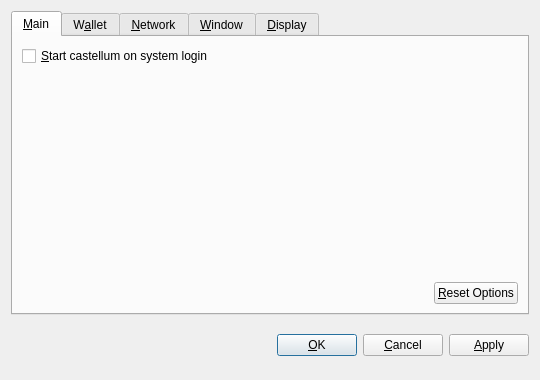
<?xml version="1.0" encoding="UTF-8"?>
<ui version="4.0">
 <class>OptionsDialog</class>
 <widget class="QDialog" name="OptionsDialog">
  <property name="geometry">
   <rect>
    <x>0</x>
    <y>0</y>
    <width>540</width>
    <height>380</height>
   </rect>
  </property>
  <property name="windowTitle">
   <string>Options</string>
  </property>
  <property name="modal">
   <bool>true</bool>
  </property>
  <layout class="QVBoxLayout" name="verticalLayout">
   <item>
    <widget class="QTabWidget" name="tabWidget">
     <property name="tabPosition">
      <enum>QTabWidget::North</enum>
     </property>
     <property name="currentIndex">
      <number>0</number>
     </property>
     <widget class="QWidget" name="tabMain">
      <attribute name="title">
       <string>&amp;Main</string>
      </attribute>
      <layout class="QVBoxLayout" name="verticalLayout_Main">
       <item>
        <widget class="QCheckBox" name="bitcoinAtStartup">
         <property name="toolTip">
          <string>Automatically start castellum after logging in to the system.</string>
         </property>
         <property name="text">
          <string>&amp;Start castellum on system login</string>
         </property>
        </widget>
       </item>
       <item>
        <spacer name="verticalSpacer_Main">
         <property name="orientation">
          <enum>Qt::Vertical</enum>
         </property>
         <property name="sizeHint" stdset="0">
          <size>
           <width>20</width>
           <height>40</height>
          </size>
         </property>
        </spacer>
       </item>
       <item>
        <layout class="QHBoxLayout" name="horizontalLayout_2_Main">
         <item>
          <spacer name="horizontalSpacer_2_Main">
           <property name="orientation">
            <enum>Qt::Horizontal</enum>
           </property>
           <property name="sizeHint" stdset="0">
            <size>
             <width>40</width>
             <height>20</height>
            </size>
           </property>
          </spacer>
         </item>
         <item>
          <widget class="QPushButton" name="resetButton">
           <property name="toolTip">
            <string>Reset all client options to default.</string>
           </property>
           <property name="text">
            <string>&amp;Reset Options</string>
           </property>
           <property name="autoDefault">
            <bool>false</bool>
           </property>
          </widget>
         </item>
        </layout>
       </item>
      </layout>
     </widget>
     <widget class="QWidget" name="tabWallet">
      <attribute name="title">
       <string>W&amp;allet</string>
      </attribute>
      <layout class="QVBoxLayout" name="verticalLayout_Network">
       <item>
        <widget class="QLabel" name="transactionFeeInfoLabel">
         <property name="text">
          <string>Optional transaction fee per kB that helps make sure your transactions are processed quickly. Most transactions are 1 kB.</string>
         </property>
         <property name="textFormat">
          <enum>Qt::PlainText</enum>
         </property>
         <property name="wordWrap">
          <bool>true</bool>
         </property>
        </widget>
       </item>
       <item>
        <layout class="QHBoxLayout" name="horizontalLayout_1_Main">
         <item>
          <widget class="QLabel" name="transactionFeeLabel">
           <property name="text">
            <string>Pay transaction &amp;fee</string>
           </property>
           <property name="textFormat">
            <enum>Qt::PlainText</enum>
           </property>
           <property name="buddy">
            <cstring>transactionFee</cstring>
           </property>
          </widget>
         </item>
         <item>
          <widget class="BitcoinAmountField" name="transactionFee"/>
         </item>
         <item>
          <spacer name="horizontalSpacer_1_Main">
           <property name="orientation">
            <enum>Qt::Horizontal</enum>
           </property>
           <property name="sizeHint" stdset="0">
            <size>
             <width>40</width>
             <height>20</height>
            </size>
           </property>
          </spacer>
         </item>
        </layout>
       </item>
       <item>
        <widget class="QLabel" name="label">
         <property name="text">
          <string>If you disable the spending of unconfirmed change, the change from a transaction cannot be used until that transaction has at least one confirmation. This also affects how your balance is computed.</string>
         </property>
         <property name="wordWrap">
          <bool>true</bool>
         </property>
        </widget>
       </item>
       <item>
        <widget class="QCheckBox" name="spendZeroConfChange">
         <property name="text">
          <string>Spend unconfirmed change  (experts only)</string>
         </property>
        </widget>
       </item>
       <item>
        <spacer name="verticalSpacer">
         <property name="orientation">
          <enum>Qt::Vertical</enum>
         </property>
         <property name="sizeHint" stdset="0">
          <size>
           <width>20</width>
           <height>40</height>
          </size>
         </property>
        </spacer>
       </item>
      </layout>
     </widget>
     <widget class="QWidget" name="tabNetwork">
      <attribute name="title">
       <string>&amp;Network</string>
      </attribute>
      <layout class="QVBoxLayout" name="verticalLayout_Network">
       <item>
        <widget class="QCheckBox" name="mapPortUpnp">
         <property name="toolTip">
          <string>Automatically open the castellum client port on the router. This only works when your router supports UPnP and it is enabled.</string>
         </property>
         <property name="text">
          <string>Map port using &amp;UPnP</string>
         </property>
        </widget>
       </item>
       <item>
        <widget class="QCheckBox" name="connectSocks">
         <property name="toolTip">
          <string>Connect to the castellum network through a SOCKS proxy (e.g. when connecting through Tor).</string>
         </property>
         <property name="text">
          <string>&amp;Connect through SOCKS proxy:</string>
         </property>
        </widget>
       </item>
       <item>
        <layout class="QHBoxLayout" name="horizontalLayout_Network">
         <item>
          <widget class="QLabel" name="proxyIpLabel">
           <property name="text">
            <string>Proxy &amp;IP:</string>
           </property>
           <property name="textFormat">
            <enum>Qt::PlainText</enum>
           </property>
           <property name="buddy">
            <cstring>proxyIp</cstring>
           </property>
          </widget>
         </item>
         <item>
          <widget class="QValidatedLineEdit" name="proxyIp">
           <property name="maximumSize">
            <size>
             <width>140</width>
             <height>16777215</height>
            </size>
           </property>
           <property name="toolTip">
            <string>IP address of the proxy (e.g. 127.0.0.1)</string>
           </property>
          </widget>
         </item>
         <item>
          <widget class="QLabel" name="proxyPortLabel">
           <property name="text">
            <string>&amp;Port:</string>
           </property>
           <property name="textFormat">
            <enum>Qt::PlainText</enum>
           </property>
           <property name="buddy">
            <cstring>proxyPort</cstring>
           </property>
          </widget>
         </item>
         <item>
          <widget class="QLineEdit" name="proxyPort">
           <property name="maximumSize">
            <size>
             <width>55</width>
             <height>16777215</height>
            </size>
           </property>
           <property name="toolTip">
            <string>Port of the proxy (e.g. 9050)</string>
           </property>
          </widget>
         </item>
         <item>
          <widget class="QLabel" name="socksVersionLabel">
           <property name="text">
            <string>SOCKS &amp;Version:</string>
           </property>
           <property name="textFormat">
            <enum>Qt::PlainText</enum>
           </property>
           <property name="buddy">
            <cstring>socksVersion</cstring>
           </property>
          </widget>
         </item>
         <item>
          <widget class="QValueComboBox" name="socksVersion">
           <property name="toolTip">
            <string>SOCKS version of the proxy (e.g. 5)</string>
           </property>
          </widget>
         </item>
         <item>
          <spacer name="horizontalSpacer_Network">
           <property name="orientation">
            <enum>Qt::Horizontal</enum>
           </property>
           <property name="sizeHint" stdset="0">
            <size>
             <width>40</width>
             <height>20</height>
            </size>
           </property>
          </spacer>
         </item>
        </layout>
       </item>
       <item>
        <spacer name="verticalSpacer_Network">
         <property name="orientation">
          <enum>Qt::Vertical</enum>
         </property>
         <property name="sizeHint" stdset="0">
          <size>
           <width>20</width>
           <height>40</height>
          </size>
         </property>
        </spacer>
       </item>
      </layout>
     </widget>
     <widget class="QWidget" name="tabWindow">
      <attribute name="title">
       <string>&amp;Window</string>
      </attribute>
      <layout class="QVBoxLayout" name="verticalLayout_Window">
       <item>
        <widget class="QCheckBox" name="minimizeToTray">
         <property name="toolTip">
          <string>Show only a tray icon after minimizing the window.</string>
         </property>
         <property name="text">
          <string>&amp;Minimize to the tray instead of the taskbar</string>
         </property>
        </widget>
       </item>
       <item>
        <widget class="QCheckBox" name="minimizeOnClose">
         <property name="toolTip">
          <string>Minimize instead of exit the application when the window is closed. When this option is enabled, the application will be closed only after selecting Quit in the menu.</string>
         </property>
         <property name="text">
          <string>M&amp;inimize on close</string>
         </property>
        </widget>
       </item>
       <item>
        <spacer name="verticalSpacer_Window">
         <property name="orientation">
          <enum>Qt::Vertical</enum>
         </property>
         <property name="sizeHint" stdset="0">
          <size>
           <width>20</width>
           <height>40</height>
          </size>
         </property>
        </spacer>
       </item>
      </layout>
     </widget>
     <widget class="QWidget" name="tabDisplay">
      <attribute name="title">
       <string>&amp;Display</string>
      </attribute>
      <layout class="QVBoxLayout" name="verticalLayout_Display">
       <item>
        <layout class="QHBoxLayout" name="horizontalLayout_1_Display">
         <item>
          <widget class="QLabel" name="langLabel">
           <property name="text">
            <string>User Interface &amp;language:</string>
           </property>
           <property name="textFormat">
            <enum>Qt::PlainText</enum>
           </property>
           <property name="buddy">
            <cstring>lang</cstring>
           </property>
          </widget>
         </item>
         <item>
          <widget class="QValueComboBox" name="lang">
           <property name="toolTip">
            <string>The user interface language can be set here. This setting will take effect after restarting castellum.</string>
           </property>
          </widget>
         </item>
        </layout>
       </item>
       <item>
        <layout class="QHBoxLayout" name="horizontalLayout_2_Display">
         <item>
          <widget class="QLabel" name="unitLabel">
           <property name="text">
            <string>&amp;Unit to show amounts in:</string>
           </property>
           <property name="textFormat">
            <enum>Qt::PlainText</enum>
           </property>
           <property name="buddy">
            <cstring>unit</cstring>
           </property>
          </widget>
         </item>
         <item>
          <widget class="QValueComboBox" name="unit">
           <property name="toolTip">
            <string>Choose the default subdivision unit to show in the interface and when sending coins.</string>
           </property>
          </widget>
         </item>
        </layout>
       </item>
       <item>
        <widget class="QCheckBox" name="displayAddresses">
         <property name="toolTip">
          <string>Whether to show castellum addresses in the transaction list or not.</string>
         </property>
         <property name="text">
          <string>&amp;Display addresses in transaction list</string>
         </property>
        </widget>
       </item>
       <item>
        <widget class="QCheckBox" name="coinControlFeatures">
         <property name="toolTip">
          <string>Whether to show coin control features or not.</string>
         </property>
         <property name="text">
          <string>Display coin &amp;control features (experts only!)</string>
         </property>
        </widget>
       </item>
       <item>
        <spacer name="verticalSpacer_Display">
         <property name="orientation">
          <enum>Qt::Vertical</enum>
         </property>
         <property name="sizeHint" stdset="0">
          <size>
           <width>20</width>
           <height>40</height>
          </size>
         </property>
        </spacer>
       </item>
      </layout>
     </widget>
    </widget>
   </item>
   <item>
    <layout class="QHBoxLayout" name="horizontalLayout_Buttons">
     <item>
      <spacer name="horizontalSpacer_1">
       <property name="orientation">
        <enum>Qt::Horizontal</enum>
       </property>
       <property name="sizeHint" stdset="0">
        <size>
         <width>40</width>
         <height>48</height>
        </size>
       </property>
      </spacer>
     </item>
     <item>
      <widget class="QLabel" name="statusLabel">
       <property name="font">
        <font>
         <weight>75</weight>
         <bold>true</bold>
        </font>
       </property>
       <property name="text">
        <string/>
       </property>
       <property name="textFormat">
        <enum>Qt::PlainText</enum>
       </property>
       <property name="wordWrap">
        <bool>true</bool>
       </property>
      </widget>
     </item>
     <item>
      <spacer name="horizontalSpacer_2">
       <property name="orientation">
        <enum>Qt::Horizontal</enum>
       </property>
       <property name="sizeHint" stdset="0">
        <size>
         <width>40</width>
         <height>48</height>
        </size>
       </property>
      </spacer>
     </item>
     <item>
      <widget class="QPushButton" name="okButton">
       <property name="text">
        <string>&amp;OK</string>
       </property>
      </widget>
     </item>
     <item>
      <widget class="QPushButton" name="cancelButton">
       <property name="text">
        <string>&amp;Cancel</string>
       </property>
       <property name="autoDefault">
        <bool>false</bool>
       </property>
      </widget>
     </item>
     <item>
      <widget class="QPushButton" name="applyButton">
       <property name="text">
        <string>&amp;Apply</string>
       </property>
       <property name="autoDefault">
        <bool>false</bool>
       </property>
      </widget>
     </item>
    </layout>
   </item>
  </layout>
 </widget>
 <customwidgets>
  <customwidget>
   <class>BitcoinAmountField</class>
   <extends>QSpinBox</extends>
   <header>bitcoinamountfield.h</header>
  </customwidget>
  <customwidget>
   <class>QValueComboBox</class>
   <extends>QComboBox</extends>
   <header>qvaluecombobox.h</header>
  </customwidget>
  <customwidget>
   <class>QValidatedLineEdit</class>
   <extends>QLineEdit</extends>
   <header>qvalidatedlineedit.h</header>
  </customwidget>
 </customwidgets>
 <resources/>
 <connections/>
</ui>
